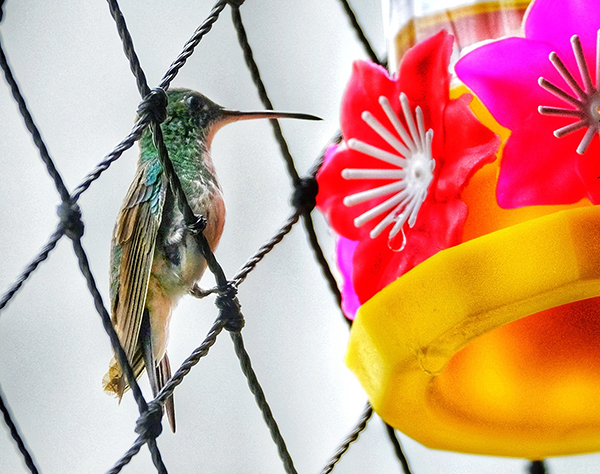
#> input picture examples/bj1_sml.jpg, 600 x 474 px
$ python scipy_convolution.py
#> lines starting #> are read from the running program, lines starting #| are printed output that depends on the picture

import cv2
import numpy as np
from scipy import signal

laplacian = np.array((
        [0, 1, 0],
        [1, -4, 1],
        [0, 1, 0]), dtype="int")

sobelX = np.array((
    [-1, 0, 1],
    [-2, 0, 2],
    [-1, 0, 1]), dtype="int")

sobelY = np.array((
    [-1, -2, -1],
    [0, 0, 0],
    [1, 2, 1]), dtype="int")

sobel = np.array((
    [1, 2, 1],
    [0, 0, 0],
    [-1, -2, -1]), dtype="float")

emboss = np.array((
    [0, -1, 0],
    [0, 0, 0],
    [0, 1, 0]), dtype="int")

prewitt = np.array((
    [-1, 0, 1],
    [-1, 0, 1],
    [-1, 0, 1]), dtype="int")


def convolution(img_in, kernel):
#> called with img_in = '../examples/bj1_sml.jpg', kernel = array of shape (3, 3)
    img = cv2.imread(img_in)
#> img is the input picture: shape (474, 600, 3); mean B, G, R 139.7, 158.7, 207.7
    img = cv2.cvtColor(img,cv2.COLOR_BGR2GRAY)/255.
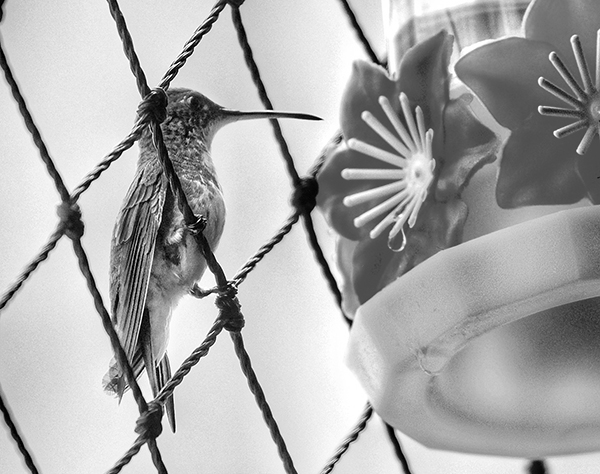
#> img: shape (474, 600) float64; min 0, max 1, mean 0.671
    height = img.shape[0]
#> height = 474
    width = img.shape[1]
#> width = 600
    img_res = np.zeros([height, width, 3], dtype=np.uint8)
    img_res.fill(1)
#> img_res: shape (474, 600, 3); every value is 1
    filtered = signal.convolve(img, kernel, mode='same')
    cv2.imshow('', filtered)
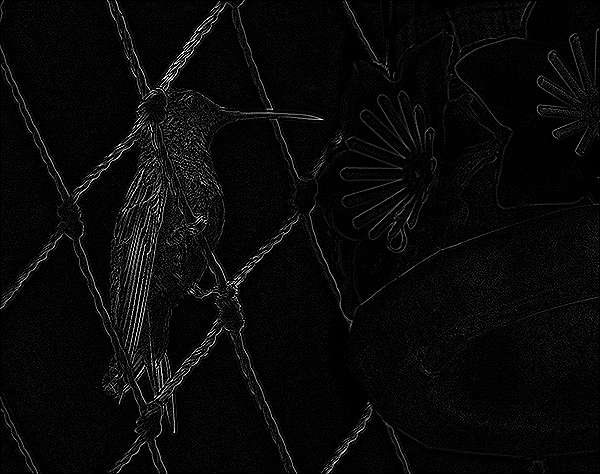
#> window '': shape (474, 600); min 0, max 255, mean 9.5
    cv2.waitKey(0)
    cv2.destroyAllWindows()


if __name__ == '__main__':
    img_file = '../examples/bj1_sml.jpg'
    convolution(img_file, laplacian)
    convolution(img_file, emboss)
#> call 2 of convolution, with img_in = '../examples/bj1_sml.jpg', kernel = array of shape (3, 3)
#> in convolution (call 2), `filtered = signal.convolve(img, kernel, mode='same')`:
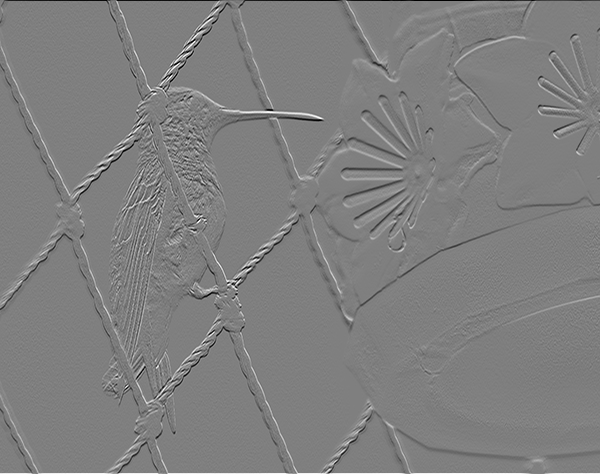
#> filtered: shape (474, 600) float64; min -1, max 1, mean -7.16e-05; drawn with min black and max white
    convolution(img_file, prewitt)
#> call 3 of convolution, with img_in = '../examples/bj1_sml.jpg', kernel = array of shape (3, 3)
#> in convolution (call 3), `filtered = signal.convolve(img, kernel, mode='same')`:
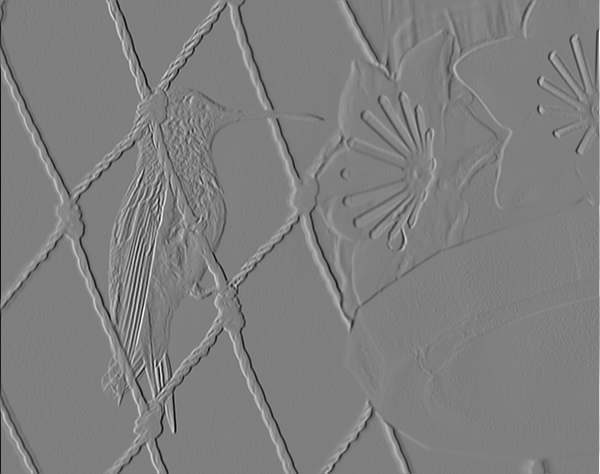
#> filtered: shape (474, 600) float64; min -2.99, max 3, mean 0.00111; drawn with min black and max white
#> in convolution (call 3), `cv2.imshow('', filtered)`:
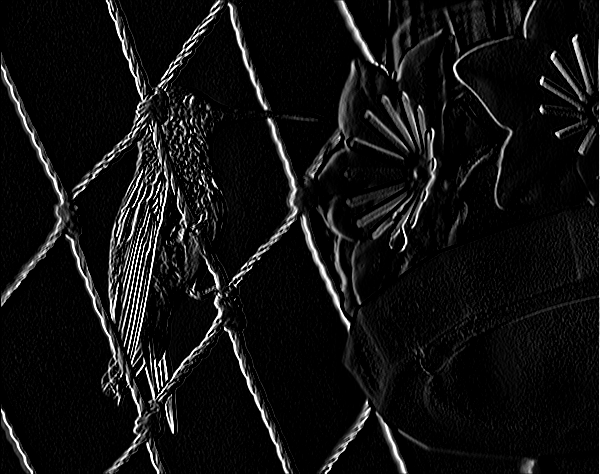
#> window '': shape (474, 600); min 0, max 255, mean 17.9
    convolution(img_file, sobel)
#> call 4 of convolution, with img_in = '../examples/bj1_sml.jpg', kernel = array of shape (3, 3)
#> in convolution (call 4), `filtered = signal.convolve(img, kernel, mode='same')`:
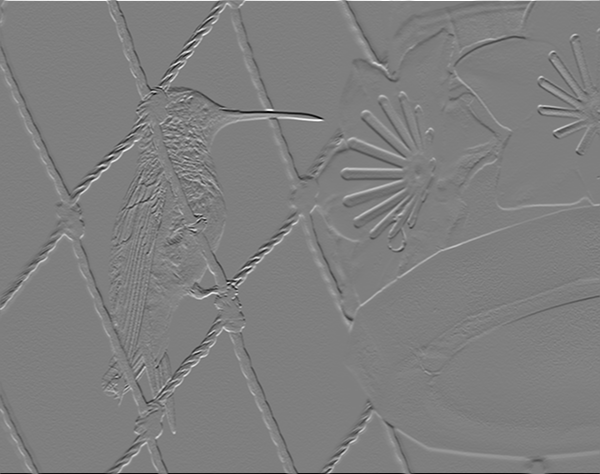
#> filtered: shape (474, 600) float64; min -3.97, max 4, mean 0.000282; drawn with min black and max white
#> in convolution (call 4), `cv2.imshow('', filtered)`:
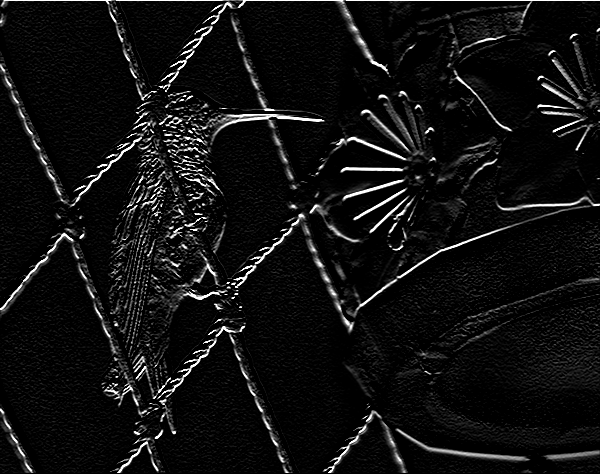
#> window '': shape (474, 600); min 0, max 255, mean 17
